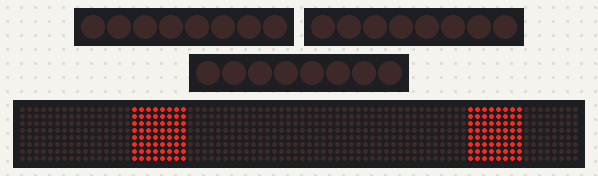
Simulated run of this sketch. Board: ESP32. Shown: 3 × 8 shift-register outputs drawn as a row of LEDs (first output left, lit = HIGH), 80×8 LED matrix. Wiring (inferred from the names in the program): 10 × MAX7219 LED driver (orientation assumed): data GPIO 23; clock GPIO 18; CS GPIO 19; 3 × shift register (74HC595): data GPIO 1, shift clock GPIO 2 / data GPIO 14, shift clock GPIO 15 / data GPIO 21, shift clock GPIO 26. Wiring (inferred from the signals the program sends): 3 × row of LEDs: on Q0, Q1, Q2, Q3, Q4, Q5, Q6, Q7 / on Q0, Q1, Q2, Q3, Q4, Q5, Q6, Q7 / on Q0, Q1, Q2, Q3, Q4, Q5, Q6, Q7. WiFi joins after 1.5 s; servers stay silent unless stated; the local clock reads 2024-03-15 10:24:30 at power-on unless the sketch sets it; what the sketch prints to the serial monitor is not drawn.

Above: at 5.56 s.
At 8.0 s:
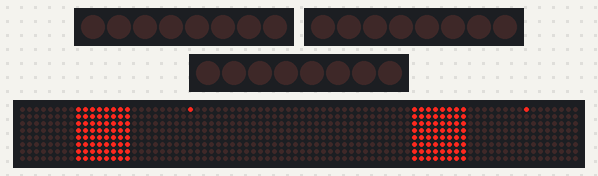
At 13.4 s:
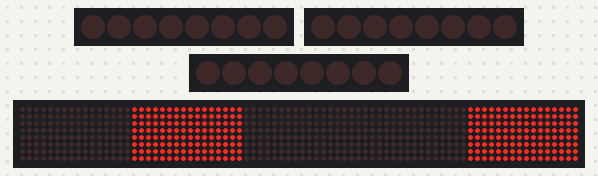
At 20.3 s:
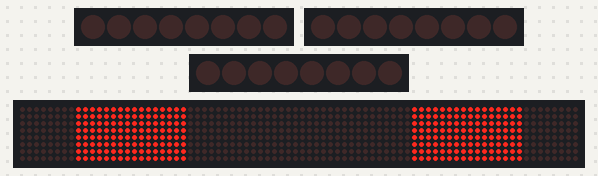
At 26.1 s:
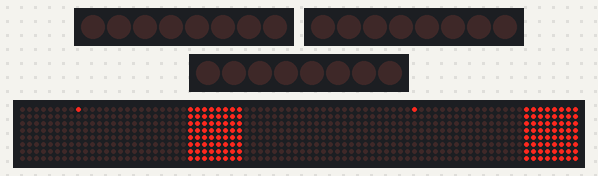
At 32.0 s:
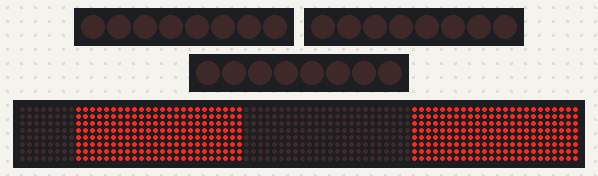

Measured:
- what the display in image 1 shows lasts 0.6 s, from 7.9 s to 8.5 s
- what the display in image 2 shows lasts 1.1 s, from 13.3 s to 14.4 s
- what the display in image 3 shows lasts 0.8 s, from 20.3 s to 21.1 s
- what the display in image 5 shows lasts 2.9 s, from 32.0 s to 34.9 s

The sketch:

Show_time.ino
```cpp
#include <Arduino.h>
#include <ShiftRegister74HC595.h> // Librería para registros de desplazamiento
#include <Adafruit_GFX.h>         // Librería gráfica base
#include <Fonts/LEMONMILK_Regular10pt7b.h> // Fuente para la matriz
#include <WiFi.h>
#include "time.h"

// === CONFIGURACIÓN DE WI-FI ===
const char* ssid = "MovistarFibra-4378A0";        // Cambia por tu SSID
const char* password = "12345678";     // Cambia por tu contraseña

// === CONFIGURACIÓN NTP ===
const char* ntpServer = "pool.ntp.org";
const long gmtOffset_sec = -10800; // GMT-3 Argentina
const int daylightOffset_sec = 0;

// === CONFIGURACIÓN DE PINES Y MATRIZ ===
#define DATA_PIN 23
#define CLOCK_PIN 18
#define LATCH_PIN 19

#define MATRIX_ROWS 18
#define MATRIX_COLS 48
#define BYTES_PER_ROW (MATRIX_COLS / 8)

ShiftRegister74HC595<12> sr(DATA_PIN, CLOCK_PIN, LATCH_PIN);

const uint8_t filas[MATRIX_ROWS] = {
  3, 1, 2, 4, 5,
  12, 13, 14, 15, 16,
  17, 21, 22, 25, 26,
  27, 32, 33
};

uint8_t framebuffer[MATRIX_ROWS][BYTES_PER_ROW];

// === CLASE PARA LA MATRIZ ===
class MatrixDisplay : public Adafruit_GFX {
public:
  MatrixDisplay() : Adafruit_GFX(MATRIX_COLS, MATRIX_ROWS) {}
  void drawPixel(int16_t x, int16_t y, uint16_t color) override {
    if (x < 0 || x >= MATRIX_COLS || y < 0 || y >= MATRIX_ROWS) return;
    uint8_t bitMask = 0x80 >> (x % 8);
    uint8_t &byte = framebuffer[y][x / 8];
    if (color) byte |= bitMask;
    else byte &= ~bitMask;
  }
  void clear() {
    for (int i = 0; i < MATRIX_ROWS; i++)
      for (int j = 0; j < BYTES_PER_ROW; j++)
        framebuffer[i][j] = 0;
  }
};

MatrixDisplay display;

// === FUNCIONES DE FILAS ===
void prenderFila(uint8_t fila) { digitalWrite(filas[fila], HIGH); }
void apagarFila(uint8_t fila) { digitalWrite(filas[fila], LOW); }

// === REFRESCO DE MATRIZ ===
void refrescarMatrizCompleta() {
  for (uint8_t f = 0; f < MATRIX_ROWS; f++) {
    // Apagar la fila anterior
    apagarFila((f + MATRIX_ROWS - 1) % MATRIX_ROWS);

    // Mandar TODOS los bytes de la fila a los registros en un solo update
    for (uint8_t b = 0; b < BYTES_PER_ROW; b++) {
      uint8_t data = framebuffer[f][b];
      for (uint8_t bit = 0; bit < 8; bit++) {
        sr.setNoUpdate(b * 8 + bit, (data & (0x80 >> bit)) ? HIGH : LOW);
      }
    }
    sr.updateRegisters();  // Latch de todos los bits en simultáneo

    // Encender la fila actual
    prenderFila(f);
    delayMicroseconds(50);  // Ajustá este valor para brillo/estabilidad
    apagarFila(f);
  }
}

// === FUNCION PARA OBTENER HORA ===
String getHora() {
  struct tm timeinfo;
  if(!getLocalTime(&timeinfo)){
    return "??:??";
  }
  char buffer[6];
  sprintf(buffer, "%02d:%02d", timeinfo.tm_hour, timeinfo.tm_min);
  return String(buffer);
}

// === VARIABLES DE SCROLL ===
int16_t x = MATRIX_COLS;

void setup() {
  Serial.begin(115200);

  // Configura pines de filas
  for (int i = 0; i < MATRIX_ROWS; i++) {
    pinMode(filas[i], OUTPUT);
    apagarFila(i);
  }
  sr.setAllLow();

  // Configura pantalla
  display.setFont(&LEMONMILK_Regular10pt7b);
  display.setTextColor(1);
  display.setTextWrap(false);

  // Conectar WiFi
  WiFi.begin(ssid, password);
  while (WiFi.status() != WL_CONNECTED) {
    delay(500);
    Serial.print(".");
  }
  Serial.println("\nWiFi conectado");

  // Configura NTP
  configTime(gmtOffset_sec, daylightOffset_sec, ntpServer);
}

void loop() {
  static unsigned long lastScroll = 0;

  if (millis() - lastScroll > 100) { // Scroll cada 100ms
    lastScroll = millis();

    display.clear();
    display.setCursor(x, 17); // Ajusta altura de texto
    String hora = getHora();
    display.print(hora);

    int16_t x1, y1;
    uint16_t w, h;
    display.getTextBounds(hora, 0, 0, &x1, &y1, &w, &h);

    x--;
    if (x < -w) x = MATRIX_COLS;
  }

  refrescarMatrizCompleta();
}
```

Source omitted: egular10pt7b.h (data table, 16866 bytes)
